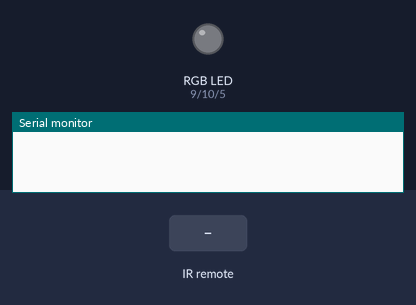
The sketch below on a simulated Arduino Uno, built with avr-gcc and run on an emulated ATmega328P. Shown: an RGB LED mixed from three pins (HIGH = lit), the last lines printed to the serial monitor. Inputs (shaded band) come from the test bench. Dim RGB values are drawn brighter than linear.

Above: at 1.2 s.
1.3 s: infrared code 0xE0E0E01F received
At 1.6 s:
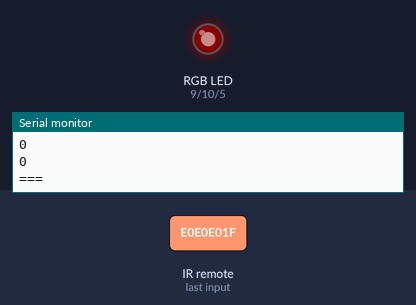
2.8 s: infrared code 0xE0E0F00F received
At 4.0 s:
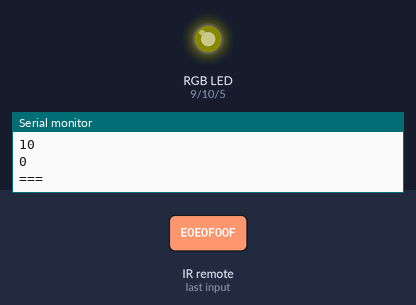
4.3 s: infrared code 0xE0E0D02F received
At 5.1 s:
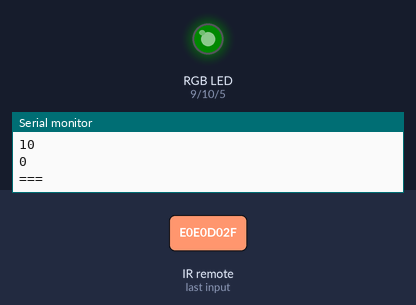
5.8 s: infrared code 0xE0E048B7 received
At 6.2 s:
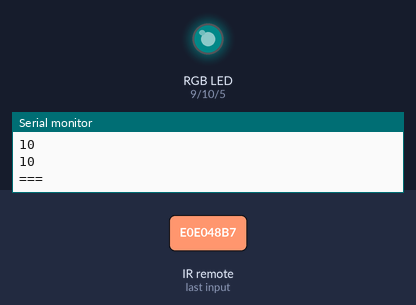
7.3 s: infrared code 0xE0E0D629 received
At 8.5 s:
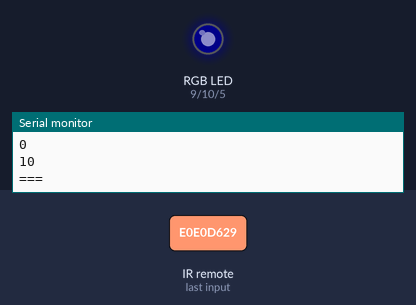
8.8 s: infrared code 0xE0E0D02F received
At 9.7 s:
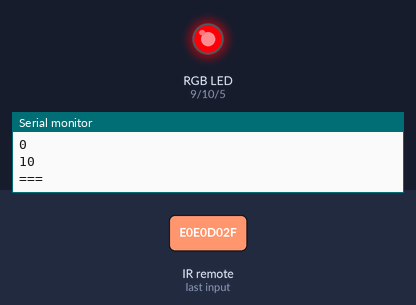
Timing chart, 0 to 11.3 s (numbered marks = the images above; inputs shaded):
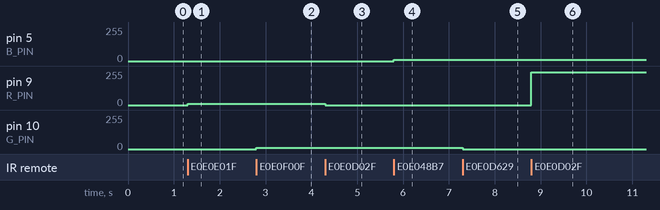

Measured:
- after the input at 1.3 s, pin 9 (R_PIN): 0/255 → 10/255 at once
- after the input at 2.8 s, pin 10 (G_PIN): 0/255 → 10/255 at once
- after the input at 4.3 s, pin 9 (R_PIN): 10/255 → 0/255 at once
- after the input at 5.8 s, pin 5 (B_PIN): 0/255 → 10/255 at once
- after the input at 7.3 s, pin 10 (G_PIN): 10/255 → 0/255 at once
- after the input at 8.8 s, pin 9 (R_PIN): 0/255 → 245/255 at once

The sketch:

IR_SENSOR_RGB.ino
```cpp
/*
 * Datasheet for VS1838B IR Receiver:
 * https://www.elecparts101.com/vs1838b-ir-remote-control-infrared-receiver-datasheet-and-pinout/
 *
 * Article about using IR emitters and receivers on Arduino boards:
 * https://www.circuitbasics.com/arduino-ir-remote-receiver-tutorial/
 *
 * Arduino-IRremote Library repo:
 * https://github.com/z3t0/Arduino-IRremote
 *
 * Tested with a Samsung BN59-01179A Smart-TV IR Remote.
 *
 * Setup Details:
 * Connect the IR sensor to 5V and connect the signal pin of the receiver to the
 * digital pin assigned to IR_RECV_PIN.  Identify three PWM-enabled pins on the board
 * and assign one to each of R_PIN, G_PIN, and B_PIN.  Find an RGB LED, and connect
 * the PWM-pin assigned to R_PIN to the RGB LED lead controlling the red color channel.
 * Put a 220 Ohm resistor (to start with) in-line between the output pins and the color
 * channel leads of the LED. Do likewise for the Green and Blue color channels.
 * Connect the ground lead of the RGB LED to ground.
 *
 * Get a remote and find 6 buttons to control raising and lowering each of the 3
 * color channels of the RGB LED. Identify the IR signal codes (as unsigned long)
 * associated with each button.  If you don't know these, use the IR_SENSOR sketch
 * in this repo to figure them out. Assign each of the codes to the BUTTON_* constants
 * below.
 *
 * Behavior Details:
 * When the buttons are pressed on the remote, each of the individual RGB color
 * channels in the LED will be raised or lowered individually.  Each button press also
 * writes which button was pressed and the current values of all three levels to the
 * serial monitor.
 *
 */

#include <IRremote.h>

const int IR_RECV_PIN = 2;
const int R_PIN = 9;
const int G_PIN = 10;
const int B_PIN = 5;

const unsigned long BUTTON_R_UP = 3772833823;
const unsigned long BUTTON_R_DOWN = 3772829743;
const unsigned long BUTTON_G_UP = 3772837903;
const unsigned long BUTTON_G_DOWN = 3772831273;
const unsigned long BUTTON_B_UP = 3772795063;
const unsigned long BUTTON_B_DOWN = 3772778743;

int rLevel = 0;
int gLevel = 0;
int bLevel = 0;
const int LEVEL_STEP = 10;

IRrecv irrecv(IR_RECV_PIN);
decode_results results;

void setup() {
  Serial.begin(9600);
  irrecv.enableIRIn();
  irrecv.blink13(true); // blink on-board LED (digital-13) on IR-received
  pinMode(R_PIN, OUTPUT);
  pinMode(G_PIN, OUTPUT);
  pinMode(B_PIN, OUTPUT);
}

void loop() {
  if (irrecv.decode(&results)){
    updateLevels(results);
    writeLevels(rLevel, gLevel, bLevel, R_PIN, G_PIN, B_PIN);
    irrecv.resume();
  }
}

void writeLevels(int rLevel, int gLevel, int bLevel, int rPin, int gPin, int bPin){
  Serial.println("===");
  Serial.println(rLevel);
  Serial.println(gLevel);
  Serial.println(bLevel);
  Serial.println("===");

  analogWrite(rPin, rLevel);
  analogWrite(gPin, gLevel);
  analogWrite(bPin, bLevel);
}

void updateLevels(decode_results results){
  switch (results.value){
      case BUTTON_R_UP:
        Serial.println("Red Up!");
        rLevel = increaseColorLevel(rLevel, LEVEL_STEP);
        break;
      case BUTTON_R_DOWN:
        Serial.println("Red Down!");
        rLevel = decreaseColorLevel(rLevel, LEVEL_STEP);
        break;
      case BUTTON_G_UP:
        Serial.println("Green Up!");
        gLevel = increaseColorLevel(gLevel, LEVEL_STEP);
        break;
      case BUTTON_G_DOWN:
        Serial.println("Green Down!");
        gLevel = decreaseColorLevel(gLevel, LEVEL_STEP);
        break;
      case BUTTON_B_UP:
        Serial.println("Blue Up!");
        bLevel = increaseColorLevel(bLevel, LEVEL_STEP);
        break;
      case BUTTON_B_DOWN:
        Serial.println("Blue Down!");
        bLevel = decreaseColorLevel(bLevel, LEVEL_STEP);
        break;
    }
}

int increaseColorLevel(int level, int step){
  int increasedLevel = level + step;
  if (increasedLevel > 255){
    return increasedLevel - 255;
  } else {
    return increasedLevel;
  }
}

int decreaseColorLevel(int level, int step){
  int decreasedLevel = level - step;
  if (decreasedLevel < 0){
    return decreasedLevel + 255;
  } else {
    return decreasedLevel;
  }
}
```
